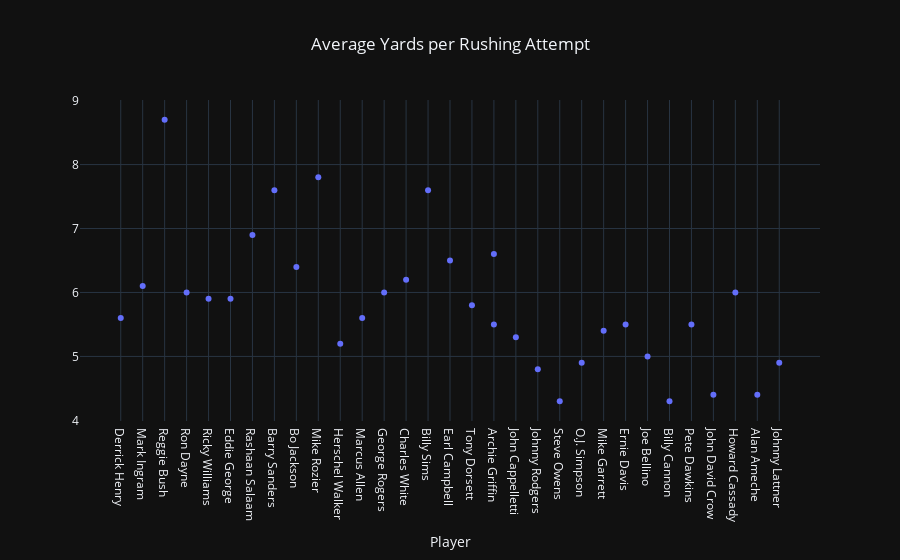

Notebook cell for this chart:
### Code cell
df_rb = df[df["Position"] == "RB"]
df_rb = df_rb[df_rb["Average Yards"] > 0]
fig = px.scatter(
    df_rb,
    x="Player",
    y="Average Yards",
    title="Average Yards per Rushing Attempt")
fig.update_layout(
    template="plotly_dark",
    font_family="Open sans",
    yaxis_title="",
    title=dict(x=0.5))
fig.show()

### Figure 1 — Plotly figure (JSON) as saved in the notebook; plotly's stock layout.template omitted (floating-point values rounded to 4 significant figures)
{"data": [{"hovertemplate": "Player=%{x}<br>Average Yards=%{y}<extra></extra>", "legendgroup": "", "marker": {"color": "#636efa", "symbol": "circle"}, "mode": "markers", "name": "", "orientation": "v", "showlegend": false, "type": "scatter", "x": ["Derrick Henry", "Mark Ingram", "Reggie Bush", "Ron Dayne", "Ricky Williams", "Eddie George", "Rashaan Salaam", "Barry Sanders", "Bo Jackson", "Mike Rozier", "Herschel Walker", "Marcus Allen", "George Rogers", "Charles White", "Billy Sims", "Earl Campbell", "Tony Dorsett", "Archie Griffin", "Archie Griffin", "John Cappelletti", "Johnny Rodgers", "Steve Owens", "O.J. Simpson", "Mike Garrett", "Ernie Davis", "Joe Bellino", "Billy Cannon", "Pete Dawkins", "John David Crow", "Howard Cassady", "Alan Ameche", "Johnny Lattner"], "xaxis": "x", "y": [5.6, 6.1, 8.7, 6, 5.9, 5.9, 6.9, 7.6, 6.4, 7.8, 5.2, 5.6, 6, 6.2, 7.6, 6.5, 5.8, 5.5, 6.6, 5.3, 4.8, 4.3, 4.9, 5.4, 5.5, 5, 4.3, 5.5, 4.4, 6, 4.4, 4.9], "yaxis": "y"}], "layout": {"autosize": true, "font": {"family": "Open sans"}, "legend": {"tracegroupgap": 0}, "title": {"text": "Average Yards per Rushing Attempt", "x": 0.5}, "xaxis": {"anchor": "y", "autorange": true, "domain": [0, 1], "range": [-1.787, 31.79], "title": {"text": "Player"}, "type": "category"}, "yaxis": {"anchor": "x", "autorange": true, "domain": [0, 1], "range": [3.926, 9.074], "title": {"text": ""}, "type": "linear"}}}
